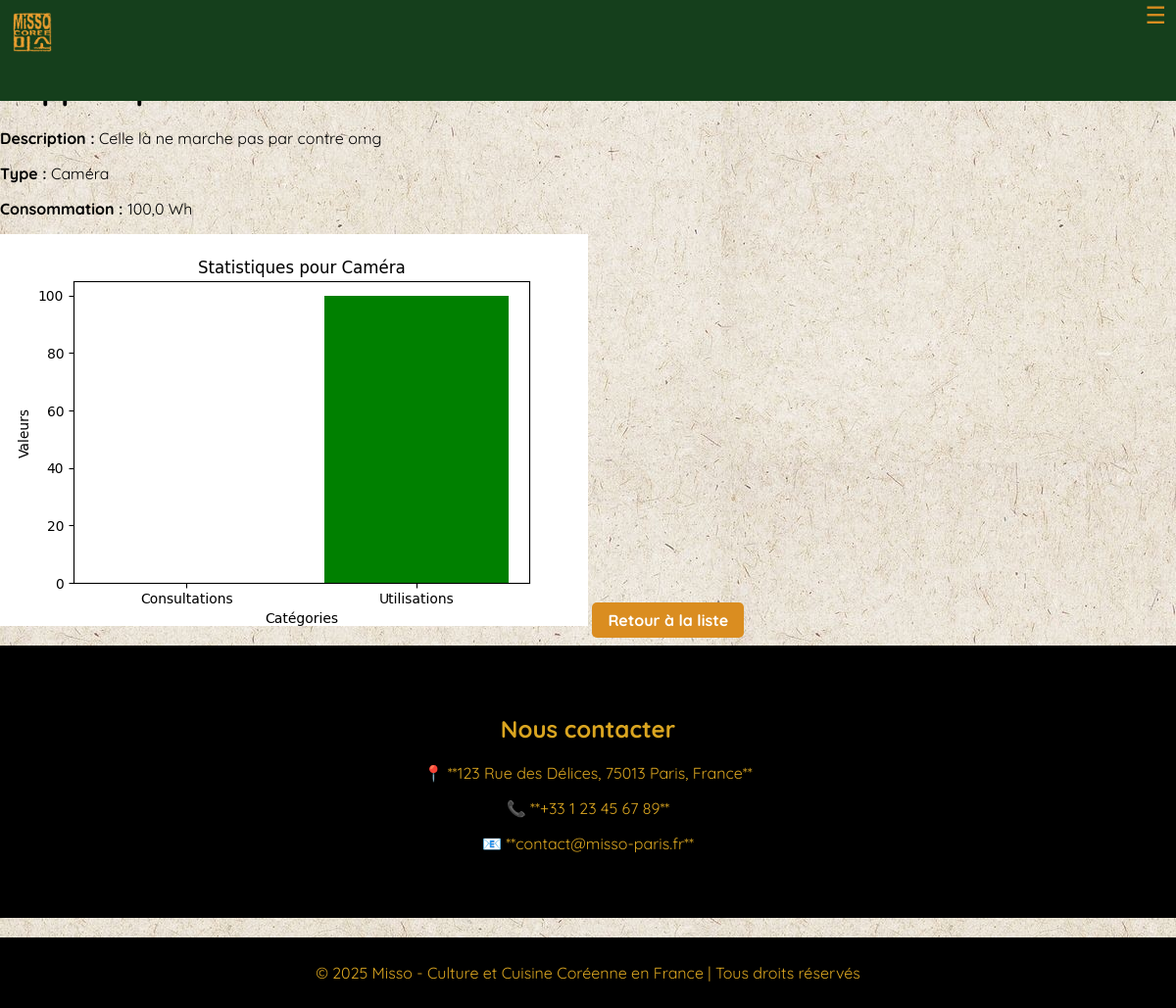
The page /objets_connectes/rapport/2/ (signed in) on the database its author committed.
### objets_connectes/models.py (models this page shows, shortened)
class ObjetConnecte(models.Model):
    TYPE_CHOICES = [
        ('camera', 'Caméra'),
        ('frigo', 'Frigo'),
        ('four', 'Four'),
    ]
    nom = models.CharField(max_length=100)  # Nom de l'objet
    description = models.TextField(blank=True, null=True)  # Description de l'objet
    niveau_requis = models.PositiveIntegerField(default=1)  # Niveau requis pour modifier l'objet
    actif = models.BooleanField(default=False)  # Statut actif/inactif
    derniere_consultation = models.DateTimeField(blank=True, null=True)  # Dernière consultation
    derniere_utilisation = models.DateTimeField(blank=True, null=True)  # Dernière utilisation
    consommation = models.FloatField(null=False, help_text="Consommation en Watt-heure")  # Consommation de l'objet en Wh
    type_objet = models.CharField(max_length=10, choices=TYPE_CHOICES, default='camera')  # Type d'objet
    temperature = models.FloatField(blank=True, null=True, help_text="Température en °C (uniquement pour frigo et four)")  # Température
    nombre_consultations = models.PositiveIntegerField(default=0, help_text="Nombre total de consultations")  # Nombre total de consultations
    nombre_utilisations = models.PositiveIntegerField(default=0, help_text="Nombre total d'activations/désactivations")  # Nombre total d'activations/désactivations

### objets_connectes/views.py (the view)
# urls.py: path("rapport/<int:objet_id>/", rapport_objet, name="rapport_objet"),
def rapport_objet(request, objet_id):
    objet = get_object_or_404(ObjetConnecte, id=objet_id)
    labels = ['Consultations', 'Utilisations']
    values = [
        (objet.derniere_consultation - objet.derniere_utilisation).total_seconds() / 3600 if objet.derniere_consultation and objet.derniere_utilisation else 0,
        objet.consommation
    ]
    plt.figure(figsize=(6, 4))
    plt.bar(labels, values, color=['blue', 'green'])
    plt.title(f"Statistiques pour {objet.nom}")
    plt.ylabel("Valeurs")
    plt.xlabel("Catégories")
    buf = io.BytesIO()
    plt.savefig(buf, format='png')
    buf.seek(0)
    string = base64.b64encode(buf.read())
    uri = urllib.parse.quote(string)
    buf.close()
    return render(request, "objets_connectes/rapport_objet.html", {"objet": objet, "graph": uri})

### objets_connectes/templates/objets_connectes/rapport_objet.html (shortened to what this page needs)
{% extends "objets_connectes/base.html" %}
{% block content %}
    <p><strong>Description :</strong> {{ objet.description }}</p>
    <p><strong>Type :</strong> {{ objet.get_type_objet_display }}</p>
    <p><strong>Consommation :</strong> {{ objet.consommation }} Wh</p>
    <img alt="Graphique des statistiques">
    <a href="{% url 'liste_objets' %}" class="btns">Retour à la liste</a>
{% endblock %}

### utilisateurs/static/utilisateurs/objets.css (style rules this page uses)
body { font-family: 'Quicksand', sans-serif; margin: 0; padding: 0; display: block; overflow-y: auto; min-height: 100vh; margin: 0; padding: 0; background-image: url('../restaurant/img/texture.jpg'); }
.btns { padding: 10px 20px; border: none; border-radius: 5px; cursor: pointer; font-weight: bold; background-color: #4caf50; color: white; text-decoration: none; text-align: center; white-space: nowrap; }

### utilisateurs/static/utilisateurs/navigation.css (style rules this page uses)
* { box-sizing: border-box; }
body { margin-top: 70px; }
.btns { background-color: rgb(218, 141, 32); padding: 8px 16px ; margin-bottom: 5px; border-radius: 5px; color: white; text-decoration: none; font-weight: bold; transition: background 0.3s; }

### rows shown on the page
ObjetConnecte: description "Celle là ne marche pas par contre omg", type_objet "Caméra", consommation "100,0"
